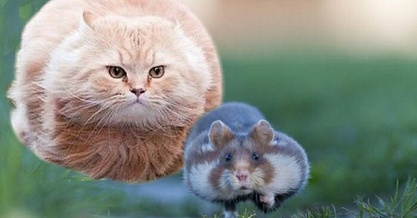
#> input picture Tasks/image.jpg, 417 x 218 px, shrunk from 1200 x 628 before the run
$ jupyter execute --allow-errors Primers.ipynb
#> lines starting #> are read from the running program, lines starting #| are printed output that depends on the picture; after the words box and inside, x2 and y2 are one past the last pixel; in counts of white or black regions, pixels touching at a corner belong together
# 1. Геометрические характеристики бинарных изображений

[cell 1]
import cv2
import numpy as np
import matplotlib.pyplot as plt

[cell 2]
img = cv2.imread('image.jpg',0)
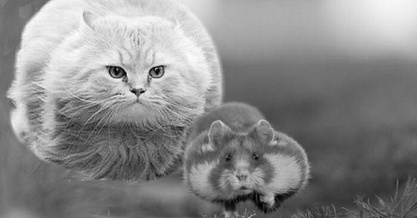
#> img: shape (218, 417); min 0, max 251, mean 137.8
ret,thresh = cv2.threshold(img,0,255,0)
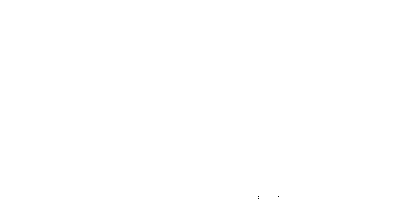
#> thresh: shape (218, 417); 100% white; black in thin lines or dots, all inside (x1, y1, x2, y2) = (258, 196, 279, 199)
#> (the rest of this cell did not finish here and is left out)
